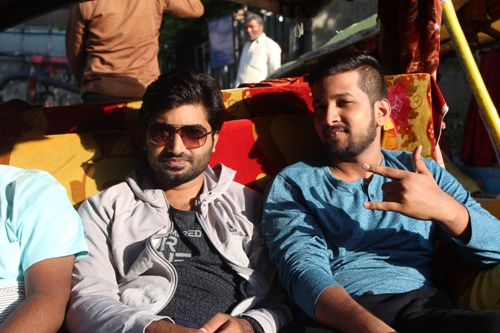
#> input picture images/img1.JPG, 500 x 333 px
$ python color_histogram.py --image ../images/img1.JPG
#> lines starting #> are read from the running program, lines starting #| are printed output that depends on the picture
# import the necessary packages
from matplotlib import pyplot as plt
import argparse
import cv2
import imutils

# construct the argument parser and parse the arguments
ap = argparse.ArgumentParser()
ap.add_argument("-i", "--image", required=True, help="Path to the image")
args = vars(ap.parse_args())

# load the image and show it
image = cv2.imread(args["image"])
#> image is the input picture: shape (333, 500, 3); mean B, G, R 78.5, 86.1, 102.3
cv2.imshow("Original", image)

# grab the image channels, initialize the tuple of colors and the
# figure
chans = cv2.split(image)
colors = ("b", "g", "r")
plt.figure()
plt.title("'Flattened' Color Histogram")
plt.xlabel("Bins")
plt.ylabel("# of Pixels")


#loop over the image channels

for (chan,color) in zip(chans,colors):
	#create the histogram for current channel and plot it
	hist=cv2.calcHist([chan],[0],None,[256],[0,256])
	plt.plot(hist,color=color)
	plt.xlim([0,256])
	plt.show()
	cv2.waitKey(0)
#> this loop made 3 passes
#> color on passes 1 to 3: 'b', 'g', 'r'
#> pass 1, `plt.show()`:
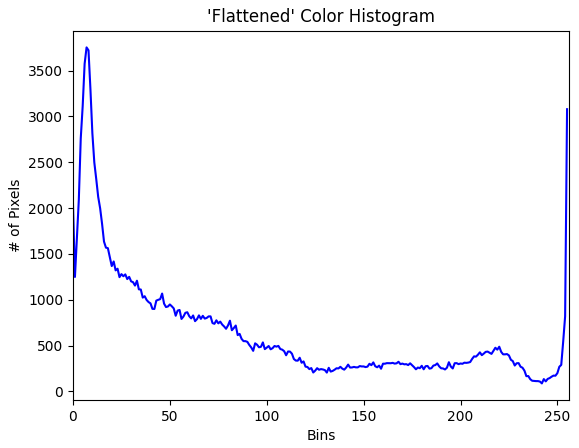
#> figure drawn by matplotlib, 1 panel; curve peaks at x = 7, y = 3753
#> pass 2, `plt.show()`:
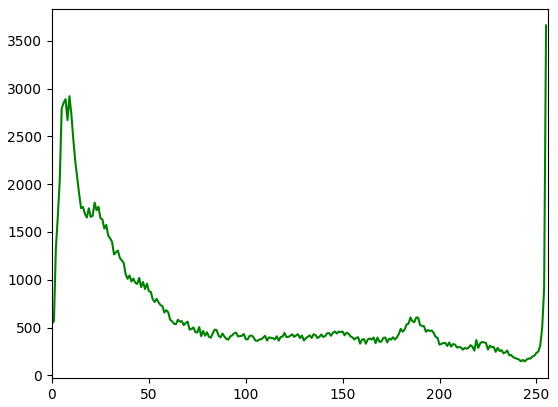
#> figure drawn by matplotlib, 1 panel; curve peaks at x = 255, y = 3660


# let's move on to 2D histograms -- we need to reduce the
# number of bins in the histogram from 256 to 32 so we can
# better visualize the results
fig = plt.figure()

# plot a 2D color histogram for green and blue
ax = fig.add_subplot(131)
hist = cv2.calcHist([chans[1], chans[0]], [0, 1], None, [32, 32],
	[0, 256, 0, 256])
p = ax.imshow(hist, interpolation="nearest")
ax.set_title("2D Color Histogram for G and B")
plt.colorbar(p)

# plot a 2D color histogram for green and red
ax = fig.add_subplot(132)
hist = cv2.calcHist([chans[1], chans[2]], [0, 1], None, [32, 32],
	[0, 256, 0, 256])
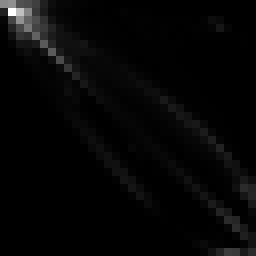
#> hist: shape (32, 32) float32 (shown 8 times larger); min 0, max 6512, mean 162.6; drawn with min black and max white
p = ax.imshow(hist, interpolation="nearest")
ax.set_title("2D Color Histogram for G and R")
plt.colorbar(p)

# plot a 2D color histogram for blue and red
ax = fig.add_subplot(133)
hist = cv2.calcHist([chans[0], chans[2]], [0, 1], None, [32, 32],
	[0, 256, 0, 256])
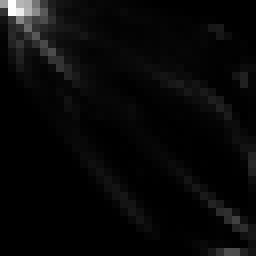
#> hist: shape (32, 32) float32 (shown 8 times larger); min 0, max 4810, mean 162.6; drawn with min black and max white
p = ax.imshow(hist, interpolation="nearest")
ax.set_title("2D Color Histogram for B and R")
plt.colorbar(p)

# finally, let's examine the dimensionality of one of the 2D
# histograms
print("2D histogram shape: {}, with {} values".format(
	hist.shape, hist.flatten().shape[0]))
#| 2D histogram shape: (32, 32), with 1024 values


# our 2D histogram could only take into account 2 out of the 3
# channels in the image so now let's build a 3D color histogram
# (utilizing all channels) with 8 bins in each direction -- we
# can't plot the 3D histogram, but the theory is exactly like
# that of a 2D histogram, so we'll just show the shape of the
# histogram
hist = cv2.calcHist([image], [0, 1, 2],
	None, [8, 8, 8], [0, 256, 0, 256, 0, 256])
print("3D histogram shape: {}, with {} values".format(
	hist.shape, hist.flatten().shape[0]))
#| 3D histogram shape: (8, 8, 8), with 512 values

# display the image with matplotlib to avoid GUI conflicts on macOS
plt.figure()
plt.axis("off")
plt.imshow(imutils.opencv2matplotlib(image))

# show our plots
plt.show()
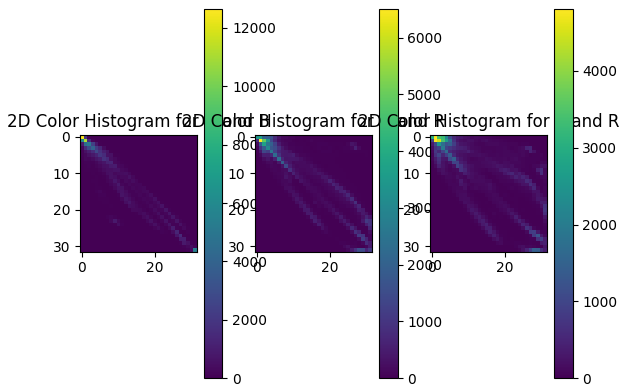
#> figure drawn by matplotlib, 6 panels


#lor_histograms.pyPython
# our 2D histogram could only take into account 2 out of the 3
# channels in the image so now let's build a 3D color histogram
# (utilizing all channels) with 8 bins in each direction -- we
# can't plot the 3D histogram, but the theory is exactly like
# that of a 2D histogram, so we'll just show the shape of the
# histogram
hist = cv2.calcHist([image], [0, 1, 2],
	None, [8, 8, 8], [0, 256, 0, 256, 0, 256])
print("3D histogram shape: {}, with {} values".format(
	hist.shape, hist.flatten().shape[0]))
#| 3D histogram shape: (8, 8, 8), with 512 values

# display the image with matplotlib to avoid GUI conflicts on macOS
plt.figure()
plt.axis("off")
plt.imshow(imutils.opencv2matplotlib(image))

# show our plots
plt.show()

# our 2D histogram could only take into account 2 out of the 3
# channels in the image so now let's build a 3D color histogram
# (utilizing all channels) with 8 bins in each direction -- we
# can't plot the 3D histogram, but the theory is exactly like
# that of a 2D histogram, so we'll just show the shape of the
# histogram


hist = cv2.calcHist([image], [0, 1, 2],
	None, [9, 16, 8], [0, 256, 0, 256, 0, 256])
print("3D histogram shape: {}, with {} values".format(
	hist.shape, hist.flatten().shape[0]))
#| 3D histogram shape: (9, 16, 8), with 1152 values

# display the image with matplotlib to avoid GUI conflicts on macOS
plt.figure()
plt.axis("off")
plt.imshow(imutils.opencv2matplotlib(image))

# show our plots
plt.show()


#Histogram Equilize


# apply histogram equalization to stretch the contrast of our image
image = cv2.cvtColor(image, cv2.COLOR_BGR2GRAY)
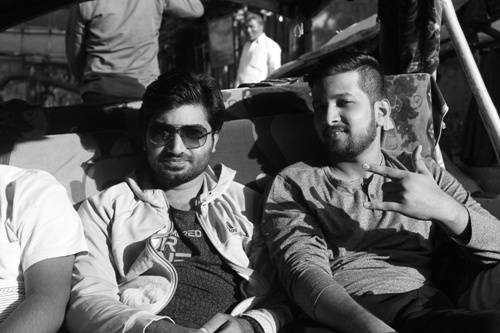
#> image: shape (333, 500); min 1, max 255, mean 90.1
eq = cv2.equalizeHist(image)
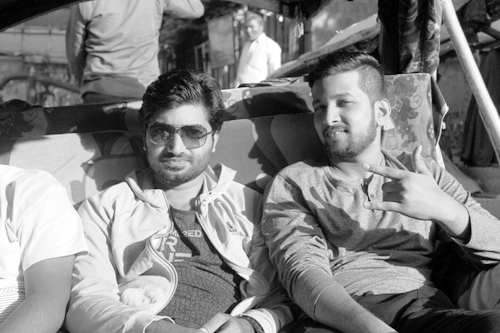
#> eq: shape (333, 500); min 0, max 255, mean 128.3


# show our images -- notice how the contrast of the second image has
# been stretched
cv2.imshow("Original", image)
cv2.imshow("Histogram Equalization", eq)
cv2.waitKey(0)
eq=cv2.cvtColor(eq,cv2.COLOR_GRAY2BGR)
#> eq: shape (333, 500, 3)

(b,g,r)=eq[272,146]
#> b = 105; g = 105; r = 105
print("Pixel at (272, 146) - Red: {r}, Green: {g}, Blue: {b}".format(r=r, g=g, b=b))
#| Pixel at (272, 146) - Red: 105, Green: 105, Blue: 105

$ run again, on images/rooster.jpg
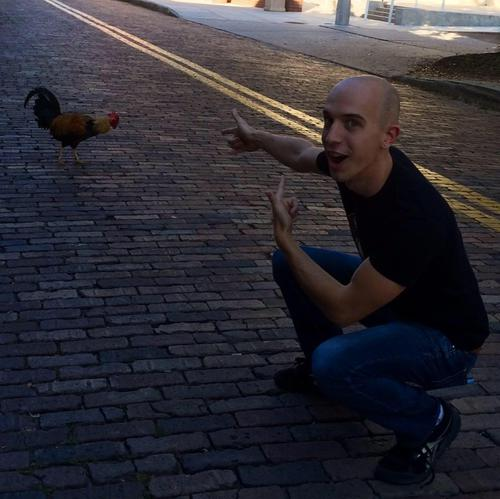
#> input picture images/rooster.jpg, 500 x 499 px
#> image is the input picture: shape (499, 500, 3); mean B, G, R 52.8, 45.3, 47.5
#> the loop `for (chan,color) in zip(chans,colors):` made 3 passes
#> color on passes 1 to 3: 'b', 'g', 'r'
#> pass 1, `plt.show()`:
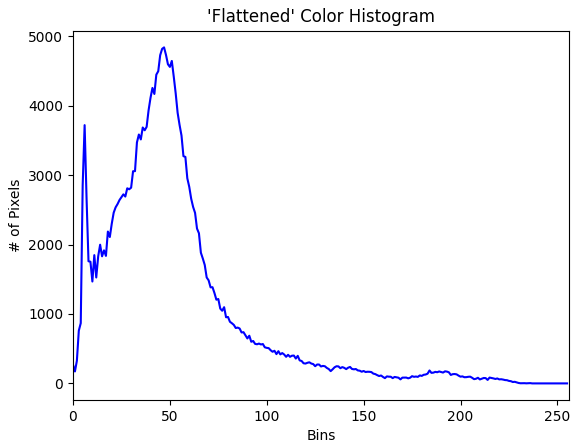
#> figure drawn by matplotlib, 1 panel; curve peaks at x = 47, y = 4841
#| 2D histogram shape: (32, 32), with 1024 values
#| 3D histogram shape: (8, 8, 8), with 512 values
#| 3D histogram shape: (8, 8, 8), with 512 values
#| 3D histogram shape: (9, 16, 8), with 1152 values
#> image: shape (499, 500)
#> `eq = cv2.equalizeHist(image)`:
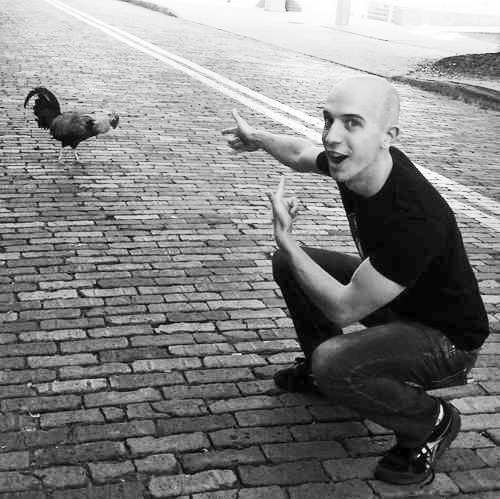
#> eq: shape (499, 500); min 0, max 255, mean 128.7
#> b = 151
#| Pixel at (272, 146) - Red: 151, Green: 151, Blue: 151

$ run again, on images/beach.png
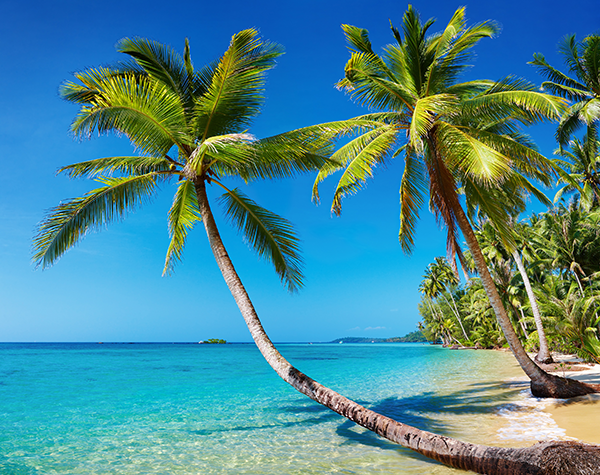
#> input picture images/beach.png, 600 x 475 px
#> image is the input picture: shape (475, 600, 3); mean B, G, R 148.4, 136.5, 73.3
#> the loop `for (chan,color) in zip(chans,colors):` made 3 passes
#> color on passes 1 to 3: 'b', 'g', 'r'
#> pass 1, `plt.show()`:
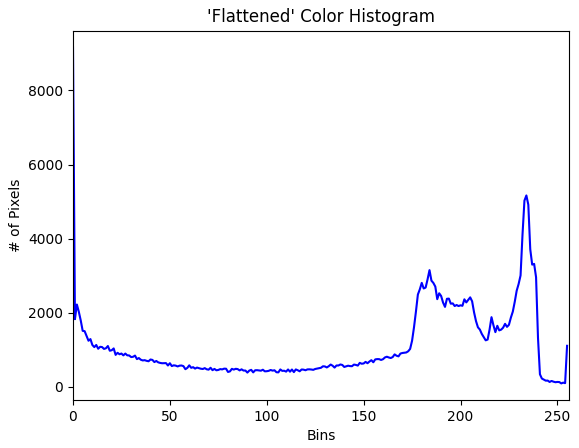
#> figure drawn by matplotlib, 1 panel; curve peaks at x = 0, y = 9163
#| 2D histogram shape: (32, 32), with 1024 values
#| 3D histogram shape: (8, 8, 8), with 512 values
#| 3D histogram shape: (8, 8, 8), with 512 values
#| 3D histogram shape: (9, 16, 8), with 1152 values
#> image: shape (475, 600)
#> `eq = cv2.equalizeHist(image)`:
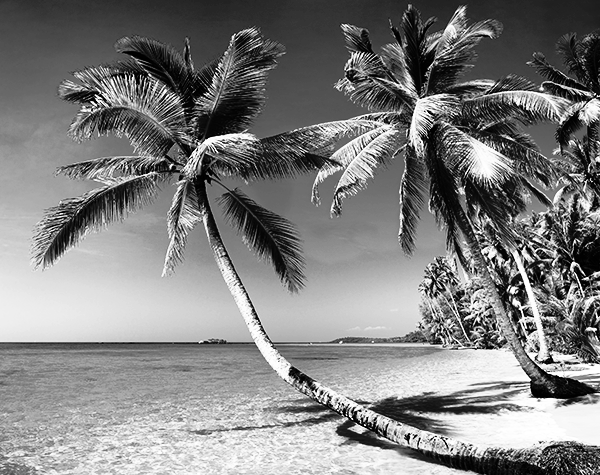
#> eq: shape (475, 600); min 0, max 255, mean 128.2
#> b = 188
#| Pixel at (272, 146) - Red: 188, Green: 188, Blue: 188
